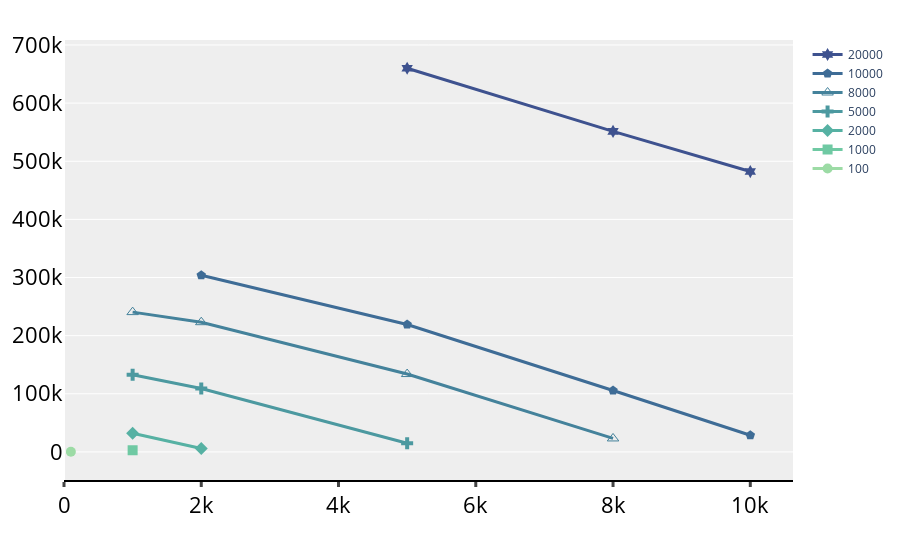

The code cell stored with this chart in its notebook:
### Code cell
fig = go.Figure()
ploted_edge=[100,1000,2000,5000,8000,10000,20000]
for idx, e in enumerate(ploted_edge):
    same_e = res.loc[res['#E'] == e]
    fig.add_trace(go.Scatter(x=same_e["#V"], y=same_e["flcomp"], name=f"{e}",
                             mode='lines+markers', marker=dict(symbol=marker_symbols[idx],size=10),
                             line=dict(color=colors[idx], width=3)))

fig.update_layout(xaxis=dict(showline=True, showgrid=False, rangemode="tozero",
                             linecolor='rgb(0, 0, 0)', linewidth=2,
                             tickwidth=3, tickfont=num_font, ticks='outside'),
                  yaxis=dict(tickfont=num_font, zeroline=False, showticklabels=True,
                             showline=False),
                  showlegend=True,legend=dict(traceorder="reversed"),
                #   legend=dict(borderwidth=1, bordercolor="#eeeeee",
                #               x=0.76, y=0.9, traceorder="reversed", 
                #               font=default_font),
                  margin=dict(autoexpand=True, l=40, r=20, t=40),
                  plot_bgcolor="#eeeeee"
                  )
fig.show()
fig.write_image("baseline_flcomp.pdf")

### Figure 1 — Plotly figure (JSON) as saved in the notebook; plotly's stock layout.template omitted (floating-point values rounded to 4 significant figures)
{"data": [{"line": {"color": "rgb(156, 219, 165)", "width": 3}, "marker": {"size": 10, "symbol": "circle"}, "mode": "lines+markers", "name": "100", "type": "scatter", "x": [100], "y": ["275"]}, {"line": {"color": "rgb(111, 201, 163)", "width": 3}, "marker": {"size": 10, "symbol": "square"}, "mode": "lines+markers", "name": "1000", "type": "scatter", "x": [1000], "y": ["2851"]}, {"line": {"color": "rgb(86, 177, 163)", "width": 3}, "marker": {"size": 10, "symbol": "diamond"}, "mode": "lines+markers", "name": "2000", "type": "scatter", "x": [1000, 2000], "y": ["31960", "5765"]}, {"line": {"color": "rgb(76, 153, 160)", "width": 3}, "marker": {"size": 10, "symbol": "cross"}, "mode": "lines+markers", "name": "5000", "type": "scatter", "x": [1000, 2000, 5000], "y": ["132635", "109035", "14806"]}, {"line": {"color": "rgb(68, 130, 155)", "width": 3}, "marker": {"size": 10, "symbol": "triangle-up-open"}, "mode": "lines+markers", "name": "8000", "type": "scatter", "x": [1000, 2000, 5000, 8000], "y": ["240501", "223132", "133942", "23167"]}, {"line": {"color": "rgb(62, 108, 150)", "width": 3}, "marker": {"size": 10, "symbol": "pentagon"}, "mode": "lines+markers", "name": "10000", "type": "scatter", "x": [2000, 5000, 8000, 10000], "y": ["303860", "219094", "105569", "28671"]}, {"line": {"color": "rgb(62, 82, 143)", "width": 3}, "marker": {"size": 10, "symbol": "hexagram"}, "mode": "lines+markers", "name": "20000", "type": "scatter", "x": [5000, 8000, 10000], "y": ["659998", "551363", "482270"]}], "layout": {"legend": {"traceorder": "reversed"}, "margin": {"autoexpand": true, "l": 40, "r": 20, "t": 40}, "plot_bgcolor": "#eeeeee", "showlegend": true, "xaxis": {"linecolor": "rgb(0, 0, 0)", "linewidth": 2, "rangemode": "tozero", "showgrid": false, "showline": true, "tickfont": {"color": "#000000", "size": 22}, "ticks": "outside", "tickwidth": 3}, "yaxis": {"showline": false, "showticklabels": true, "tickfont": {"color": "#000000", "size": 22}, "zeroline": false}}}
